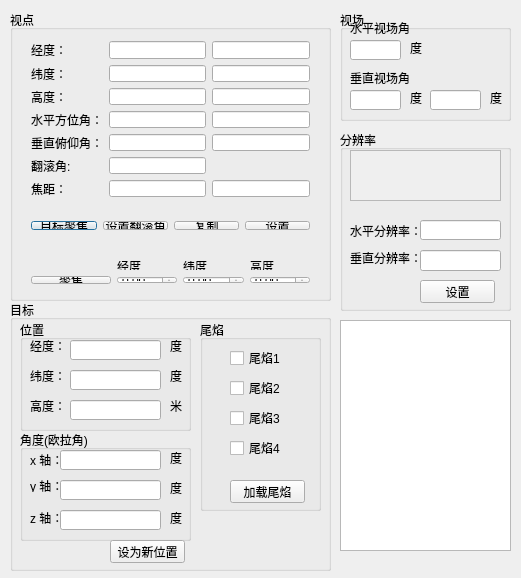
<?xml version="1.0" encoding="UTF-8"?>
<ui version="4.0">
 <class>CameraPostionDlg</class>
 <widget class="QDialog" name="CameraPostionDlg">
  <property name="geometry">
   <rect>
    <x>0</x>
    <y>0</y>
    <width>521</width>
    <height>578</height>
   </rect>
  </property>
  <property name="windowTitle">
   <string>传感器参数</string>
  </property>
  <widget class="QGroupBox" name="groupBox">
   <property name="geometry">
    <rect>
     <x>10</x>
     <y>10</y>
     <width>321</width>
     <height>291</height>
    </rect>
   </property>
   <property name="title">
    <string>视点</string>
   </property>
   <widget class="QWidget" name="gridLayoutWidget">
    <property name="geometry">
     <rect>
      <x>10</x>
      <y>20</y>
      <width>301</width>
      <height>178</height>
     </rect>
    </property>
    <layout class="QGridLayout" name="gridLayout">
     <item row="0" column="2">
      <widget class="QLineEdit" name="lineEdit_lon_s"/>
     </item>
     <item row="0" column="0">
      <widget class="QLabel" name="label_lon">
       <property name="text">
        <string>经度：</string>
       </property>
      </widget>
     </item>
     <item row="1" column="0">
      <widget class="QLabel" name="label_lat">
       <property name="text">
        <string>纬度：</string>
       </property>
      </widget>
     </item>
     <item row="5" column="1">
      <widget class="QLineEdit" name="lineEdit_FanGunAngle"/>
     </item>
     <item row="1" column="2">
      <widget class="QLineEdit" name="lineEdit_lat_s"/>
     </item>
     <item row="2" column="1">
      <widget class="QLineEdit" name="lineEdit_hei"/>
     </item>
     <item row="1" column="1">
      <widget class="QLineEdit" name="lineEdit_lat"/>
     </item>
     <item row="0" column="1">
      <widget class="QLineEdit" name="lineEdit_lon"/>
     </item>
     <item row="2" column="0">
      <widget class="QLabel" name="label_height">
       <property name="text">
        <string>高度：</string>
       </property>
      </widget>
     </item>
     <item row="4" column="1">
      <widget class="QLineEdit" name="lineEdit_VerAngle"/>
     </item>
     <item row="2" column="2">
      <widget class="QLineEdit" name="lineEdit_hei_s"/>
     </item>
     <item row="3" column="1">
      <widget class="QLineEdit" name="lineEdit_horAngle"/>
     </item>
     <item row="3" column="2">
      <widget class="QLineEdit" name="lineEdit_hor_s"/>
     </item>
     <item row="3" column="0">
      <widget class="QLabel" name="label_4">
       <property name="text">
        <string>水平方位角：</string>
       </property>
      </widget>
     </item>
     <item row="4" column="2">
      <widget class="QLineEdit" name="lineEdit_ver_s"/>
     </item>
     <item row="4" column="0">
      <widget class="QLabel" name="label_5">
       <property name="text">
        <string>垂直俯仰角：</string>
       </property>
      </widget>
     </item>
     <item row="5" column="0">
      <widget class="QLabel" name="label_22">
       <property name="text">
        <string>翻滚角:</string>
       </property>
      </widget>
     </item>
     <item row="6" column="0">
      <widget class="QLabel" name="label_6">
       <property name="text">
        <string>焦距：</string>
       </property>
      </widget>
     </item>
     <item row="6" column="1">
      <widget class="QLineEdit" name="lineEdit_Range"/>
     </item>
     <item row="6" column="2">
      <widget class="QLineEdit" name="lineEdit_range_s"/>
     </item>
    </layout>
   </widget>
   <widget class="QWidget" name="horizontalLayoutWidget">
    <property name="geometry">
     <rect>
      <x>10</x>
      <y>200</y>
      <width>301</width>
      <height>31</height>
     </rect>
    </property>
    <layout class="QHBoxLayout" name="horizontalLayout">
     <item>
      <widget class="QPushButton" name="pushButton_Trace">
       <property name="text">
        <string>目标聚焦</string>
       </property>
      </widget>
     </item>
     <item>
      <widget class="QPushButton" name="pushButton_SetRotateAngle">
       <property name="text">
        <string>设置翻滚角</string>
       </property>
      </widget>
     </item>
     <item>
      <widget class="QPushButton" name="pushButton_copy">
       <property name="text">
        <string>复制</string>
       </property>
      </widget>
     </item>
     <item>
      <widget class="QPushButton" name="pushButton_set">
       <property name="text">
        <string>设置</string>
       </property>
      </widget>
     </item>
    </layout>
   </widget>
   <widget class="QWidget" name="gridLayoutWidget_2">
    <property name="geometry">
     <rect>
      <x>10</x>
      <y>240</y>
      <width>301</width>
      <height>45</height>
     </rect>
    </property>
    <layout class="QGridLayout" name="gridLayout_2">
     <item row="1" column="3">
      <widget class="QDoubleSpinBox" name="doubleSpinBox_FocusHei"/>
     </item>
     <item row="1" column="0">
      <widget class="QPushButton" name="pushButton_Focus">
       <property name="text">
        <string>聚焦</string>
       </property>
      </widget>
     </item>
     <item row="1" column="2">
      <widget class="QDoubleSpinBox" name="doubleSpinBox_FocusLat"/>
     </item>
     <item row="1" column="1">
      <widget class="QDoubleSpinBox" name="doubleSpinBox_FocusLon"/>
     </item>
     <item row="0" column="0">
      <widget class="QLabel" name="label_23">
       <property name="text">
        <string/>
       </property>
      </widget>
     </item>
     <item row="0" column="1">
      <widget class="QLabel" name="label_24">
       <property name="text">
        <string>经度</string>
       </property>
      </widget>
     </item>
     <item row="0" column="2">
      <widget class="QLabel" name="label_27">
       <property name="text">
        <string>纬度</string>
       </property>
      </widget>
     </item>
     <item row="0" column="3">
      <widget class="QLabel" name="label_28">
       <property name="text">
        <string>高度</string>
       </property>
      </widget>
     </item>
    </layout>
   </widget>
  </widget>
  <widget class="QGroupBox" name="groupBox_2">
   <property name="geometry">
    <rect>
     <x>340</x>
     <y>10</y>
     <width>171</width>
     <height>111</height>
    </rect>
   </property>
   <property name="title">
    <string>视场</string>
   </property>
   <widget class="QLabel" name="label">
    <property name="geometry">
     <rect>
      <x>10</x>
      <y>10</y>
      <width>71</width>
      <height>16</height>
     </rect>
    </property>
    <property name="text">
     <string>水平视场角</string>
    </property>
   </widget>
   <widget class="QLabel" name="label_2">
    <property name="geometry">
     <rect>
      <x>10</x>
      <y>60</y>
      <width>71</width>
      <height>16</height>
     </rect>
    </property>
    <property name="text">
     <string>垂直视场角</string>
    </property>
   </widget>
   <widget class="QLineEdit" name="lineEdit_VerVP">
    <property name="geometry">
     <rect>
      <x>90</x>
      <y>80</y>
      <width>51</width>
      <height>20</height>
     </rect>
    </property>
   </widget>
   <widget class="QLabel" name="label_7">
    <property name="geometry">
     <rect>
      <x>150</x>
      <y>80</y>
      <width>16</width>
      <height>16</height>
     </rect>
    </property>
    <property name="text">
     <string>度</string>
    </property>
   </widget>
   <widget class="QLineEdit" name="lineEdit_HorVPCur">
    <property name="geometry">
     <rect>
      <x>10</x>
      <y>30</y>
      <width>51</width>
      <height>20</height>
     </rect>
    </property>
   </widget>
   <widget class="QLineEdit" name="lineEdit_VerVPCur">
    <property name="geometry">
     <rect>
      <x>10</x>
      <y>80</y>
      <width>51</width>
      <height>20</height>
     </rect>
    </property>
   </widget>
   <widget class="QLabel" name="label_8">
    <property name="geometry">
     <rect>
      <x>70</x>
      <y>30</y>
      <width>16</width>
      <height>16</height>
     </rect>
    </property>
    <property name="text">
     <string>度</string>
    </property>
   </widget>
   <widget class="QLabel" name="label_9">
    <property name="geometry">
     <rect>
      <x>70</x>
      <y>80</y>
      <width>16</width>
      <height>16</height>
     </rect>
    </property>
    <property name="text">
     <string>度</string>
    </property>
   </widget>
  </widget>
  <widget class="QGroupBox" name="groupBox_Target">
   <property name="geometry">
    <rect>
     <x>10</x>
     <y>300</y>
     <width>321</width>
     <height>271</height>
    </rect>
   </property>
   <property name="title">
    <string>目标</string>
   </property>
   <widget class="QGroupBox" name="groupBox_4">
    <property name="geometry">
     <rect>
      <x>10</x>
      <y>20</y>
      <width>171</width>
      <height>111</height>
     </rect>
    </property>
    <property name="title">
     <string>位置</string>
    </property>
    <widget class="QLineEdit" name="lineEdit_Lon">
     <property name="geometry">
      <rect>
       <x>50</x>
       <y>20</y>
       <width>91</width>
       <height>20</height>
      </rect>
     </property>
    </widget>
    <widget class="QLabel" name="label_10">
     <property name="geometry">
      <rect>
       <x>150</x>
       <y>20</y>
       <width>54</width>
       <height>12</height>
      </rect>
     </property>
     <property name="text">
      <string>度</string>
     </property>
    </widget>
    <widget class="QLabel" name="label_11">
     <property name="geometry">
      <rect>
       <x>150</x>
       <y>50</y>
       <width>54</width>
       <height>12</height>
      </rect>
     </property>
     <property name="text">
      <string>度</string>
     </property>
    </widget>
    <widget class="QLabel" name="label_12">
     <property name="geometry">
      <rect>
       <x>10</x>
       <y>20</y>
       <width>54</width>
       <height>12</height>
      </rect>
     </property>
     <property name="text">
      <string>经度：</string>
     </property>
    </widget>
    <widget class="QLabel" name="label_13">
     <property name="geometry">
      <rect>
       <x>10</x>
       <y>50</y>
       <width>54</width>
       <height>12</height>
      </rect>
     </property>
     <property name="text">
      <string>纬度：</string>
     </property>
    </widget>
    <widget class="QLineEdit" name="lineEdit_Hei">
     <property name="geometry">
      <rect>
       <x>50</x>
       <y>80</y>
       <width>91</width>
       <height>20</height>
      </rect>
     </property>
    </widget>
    <widget class="QLabel" name="label_14">
     <property name="geometry">
      <rect>
       <x>150</x>
       <y>80</y>
       <width>54</width>
       <height>12</height>
      </rect>
     </property>
     <property name="text">
      <string>米</string>
     </property>
    </widget>
    <widget class="QLineEdit" name="lineEdit_Lat">
     <property name="geometry">
      <rect>
       <x>50</x>
       <y>50</y>
       <width>91</width>
       <height>20</height>
      </rect>
     </property>
    </widget>
    <widget class="QLabel" name="label_15">
     <property name="geometry">
      <rect>
       <x>10</x>
       <y>80</y>
       <width>54</width>
       <height>12</height>
      </rect>
     </property>
     <property name="text">
      <string>高度：</string>
     </property>
    </widget>
   </widget>
   <widget class="QGroupBox" name="groupBox_5">
    <property name="geometry">
     <rect>
      <x>10</x>
      <y>130</y>
      <width>171</width>
      <height>111</height>
     </rect>
    </property>
    <property name="title">
     <string>角度(欧拉角)</string>
    </property>
    <widget class="QLabel" name="label_16">
     <property name="geometry">
      <rect>
       <x>10</x>
       <y>20</y>
       <width>54</width>
       <height>20</height>
      </rect>
     </property>
     <property name="text">
      <string>x 轴：</string>
     </property>
    </widget>
    <widget class="QLabel" name="label_17">
     <property name="geometry">
      <rect>
       <x>10</x>
       <y>50</y>
       <width>54</width>
       <height>12</height>
      </rect>
     </property>
     <property name="text">
      <string>y 轴：</string>
     </property>
    </widget>
    <widget class="QLabel" name="label_18">
     <property name="geometry">
      <rect>
       <x>10</x>
       <y>80</y>
       <width>54</width>
       <height>16</height>
      </rect>
     </property>
     <property name="text">
      <string>z 轴：</string>
     </property>
    </widget>
    <widget class="QLineEdit" name="lineEdit_AngleX">
     <property name="geometry">
      <rect>
       <x>40</x>
       <y>20</y>
       <width>101</width>
       <height>20</height>
      </rect>
     </property>
    </widget>
    <widget class="QLineEdit" name="lineEdit_AngleY">
     <property name="geometry">
      <rect>
       <x>40</x>
       <y>50</y>
       <width>101</width>
       <height>20</height>
      </rect>
     </property>
    </widget>
    <widget class="QLineEdit" name="lineEdit_AngleZ">
     <property name="geometry">
      <rect>
       <x>40</x>
       <y>80</y>
       <width>101</width>
       <height>20</height>
      </rect>
     </property>
    </widget>
    <widget class="QLabel" name="label_19">
     <property name="geometry">
      <rect>
       <x>150</x>
       <y>20</y>
       <width>54</width>
       <height>16</height>
      </rect>
     </property>
     <property name="text">
      <string>度</string>
     </property>
    </widget>
    <widget class="QLabel" name="label_20">
     <property name="geometry">
      <rect>
       <x>150</x>
       <y>50</y>
       <width>54</width>
       <height>16</height>
      </rect>
     </property>
     <property name="text">
      <string>度</string>
     </property>
    </widget>
    <widget class="QLabel" name="label_21">
     <property name="geometry">
      <rect>
       <x>150</x>
       <y>80</y>
       <width>54</width>
       <height>16</height>
      </rect>
     </property>
     <property name="text">
      <string>度</string>
     </property>
    </widget>
   </widget>
   <widget class="QPushButton" name="pushButton_Set">
    <property name="geometry">
     <rect>
      <x>100</x>
      <y>240</y>
      <width>75</width>
      <height>23</height>
     </rect>
    </property>
    <property name="text">
     <string>设为新位置</string>
    </property>
   </widget>
   <widget class="QGroupBox" name="groupBox_3">
    <property name="geometry">
     <rect>
      <x>190</x>
      <y>20</y>
      <width>121</width>
      <height>191</height>
     </rect>
    </property>
    <property name="title">
     <string>尾焰</string>
    </property>
    <widget class="QCheckBox" name="checkBox_Jet1">
     <property name="geometry">
      <rect>
       <x>30</x>
       <y>30</y>
       <width>71</width>
       <height>16</height>
      </rect>
     </property>
     <property name="text">
      <string>尾焰1</string>
     </property>
    </widget>
    <widget class="QCheckBox" name="checkBox_Jet2">
     <property name="geometry">
      <rect>
       <x>30</x>
       <y>60</y>
       <width>71</width>
       <height>16</height>
      </rect>
     </property>
     <property name="text">
      <string>尾焰2</string>
     </property>
    </widget>
    <widget class="QCheckBox" name="checkBox_Jet3">
     <property name="geometry">
      <rect>
       <x>30</x>
       <y>90</y>
       <width>71</width>
       <height>16</height>
      </rect>
     </property>
     <property name="text">
      <string>尾焰3</string>
     </property>
    </widget>
    <widget class="QCheckBox" name="checkBox_Jet4">
     <property name="geometry">
      <rect>
       <x>30</x>
       <y>120</y>
       <width>71</width>
       <height>16</height>
      </rect>
     </property>
     <property name="text">
      <string>尾焰4</string>
     </property>
    </widget>
    <widget class="QPushButton" name="pushButton_loadJet">
     <property name="geometry">
      <rect>
       <x>30</x>
       <y>160</y>
       <width>75</width>
       <height>23</height>
      </rect>
     </property>
     <property name="text">
      <string>加载尾焰</string>
     </property>
    </widget>
   </widget>
  </widget>
  <widget class="QListWidget" name="listWidget">
   <property name="geometry">
    <rect>
     <x>340</x>
     <y>320</y>
     <width>171</width>
     <height>231</height>
    </rect>
   </property>
  </widget>
  <widget class="QGroupBox" name="groupBox_6">
   <property name="geometry">
    <rect>
     <x>340</x>
     <y>130</y>
     <width>171</width>
     <height>181</height>
    </rect>
   </property>
   <property name="title">
    <string>分辨率</string>
   </property>
   <widget class="QLabel" name="label_26">
    <property name="geometry">
     <rect>
      <x>10</x>
      <y>120</y>
      <width>71</width>
      <height>16</height>
     </rect>
    </property>
    <property name="text">
     <string>垂直分辨率：</string>
    </property>
   </widget>
   <widget class="QLineEdit" name="lineEdit_HorRes">
    <property name="geometry">
     <rect>
      <x>80</x>
      <y>90</y>
      <width>81</width>
      <height>20</height>
     </rect>
    </property>
   </widget>
   <widget class="QLineEdit" name="lineEdit_VerRes">
    <property name="geometry">
     <rect>
      <x>80</x>
      <y>120</y>
      <width>81</width>
      <height>21</height>
     </rect>
    </property>
   </widget>
   <widget class="QLabel" name="label_25">
    <property name="geometry">
     <rect>
      <x>10</x>
      <y>90</y>
      <width>71</width>
      <height>21</height>
     </rect>
    </property>
    <property name="text">
     <string>水平分辨率：</string>
    </property>
   </widget>
   <widget class="QTextEdit" name="textEdit_Info">
    <property name="enabled">
     <bool>false</bool>
    </property>
    <property name="geometry">
     <rect>
      <x>10</x>
      <y>20</y>
      <width>151</width>
      <height>51</height>
     </rect>
    </property>
   </widget>
   <widget class="QPushButton" name="pushButton_Win">
    <property name="geometry">
     <rect>
      <x>80</x>
      <y>150</y>
      <width>75</width>
      <height>23</height>
     </rect>
    </property>
    <property name="text">
     <string>设置</string>
    </property>
   </widget>
  </widget>
 </widget>
 <layoutdefault spacing="6" margin="11"/>
 <resources/>
 <connections>
  <connection>
   <sender>pushButton_copy</sender>
   <signal>clicked()</signal>
   <receiver>CameraPostionDlg</receiver>
   <slot>slotCopy()</slot>
   <hints>
    <hint type="sourcelabel">
     <x>257</x>
     <y>236</y>
    </hint>
    <hint type="destinationlabel">
     <x>427</x>
     <y>146</y>
    </hint>
   </hints>
  </connection>
  <connection>
   <sender>pushButton_set</sender>
   <signal>clicked()</signal>
   <receiver>CameraPostionDlg</receiver>
   <slot>slotSet()</slot>
   <hints>
    <hint type="sourcelabel">
     <x>287</x>
     <y>220</y>
    </hint>
    <hint type="destinationlabel">
     <x>426</x>
     <y>272</y>
    </hint>
   </hints>
  </connection>
  <connection>
   <sender>pushButton_Set</sender>
   <signal>clicked()</signal>
   <receiver>CameraPostionDlg</receiver>
   <slot>slotSetNewPosition()</slot>
   <hints>
    <hint type="sourcelabel">
     <x>153</x>
     <y>500</y>
    </hint>
    <hint type="destinationlabel">
     <x>344</x>
     <y>250</y>
    </hint>
   </hints>
  </connection>
  <connection>
   <sender>pushButton_Trace</sender>
   <signal>clicked()</signal>
   <receiver>CameraPostionDlg</receiver>
   <slot>slotTrace()</slot>
   <hints>
    <hint type="sourcelabel">
     <x>72</x>
     <y>236</y>
    </hint>
    <hint type="destinationlabel">
     <x>277</x>
     <y>253</y>
    </hint>
   </hints>
  </connection>
  <connection>
   <sender>checkBox_Jet1</sender>
   <signal>clicked(bool)</signal>
   <receiver>CameraPostionDlg</receiver>
   <slot>slotJet1(bool)</slot>
   <hints>
    <hint type="sourcelabel">
     <x>257</x>
     <y>336</y>
    </hint>
    <hint type="destinationlabel">
     <x>356</x>
     <y>275</y>
    </hint>
   </hints>
  </connection>
  <connection>
   <sender>checkBox_Jet2</sender>
   <signal>clicked(bool)</signal>
   <receiver>CameraPostionDlg</receiver>
   <slot>slotJet2(bool)</slot>
   <hints>
    <hint type="sourcelabel">
     <x>270</x>
     <y>362</y>
    </hint>
    <hint type="destinationlabel">
     <x>337</x>
     <y>280</y>
    </hint>
   </hints>
  </connection>
  <connection>
   <sender>checkBox_Jet3</sender>
   <signal>clicked(bool)</signal>
   <receiver>CameraPostionDlg</receiver>
   <slot>slotJet3(bool)</slot>
   <hints>
    <hint type="sourcelabel">
     <x>242</x>
     <y>393</y>
    </hint>
    <hint type="destinationlabel">
     <x>191</x>
     <y>276</y>
    </hint>
   </hints>
  </connection>
  <connection>
   <sender>pushButton_loadJet</sender>
   <signal>clicked()</signal>
   <receiver>CameraPostionDlg</receiver>
   <slot>slotLoadJet()</slot>
   <hints>
    <hint type="sourcelabel">
     <x>288</x>
     <y>472</y>
    </hint>
    <hint type="destinationlabel">
     <x>356</x>
     <y>548</y>
    </hint>
   </hints>
  </connection>
  <connection>
   <sender>checkBox_Jet4</sender>
   <signal>clicked(bool)</signal>
   <receiver>CameraPostionDlg</receiver>
   <slot>slotJet4(bool)</slot>
   <hints>
    <hint type="sourcelabel">
     <x>257</x>
     <y>430</y>
    </hint>
    <hint type="destinationlabel">
     <x>341</x>
     <y>233</y>
    </hint>
   </hints>
  </connection>
  <connection>
   <sender>pushButton_SetRotateAngle</sender>
   <signal>clicked()</signal>
   <receiver>CameraPostionDlg</receiver>
   <slot>slotSetRotateAngle()</slot>
   <hints>
    <hint type="sourcelabel">
     <x>176</x>
     <y>236</y>
    </hint>
    <hint type="destinationlabel">
     <x>360</x>
     <y>274</y>
    </hint>
   </hints>
  </connection>
  <connection>
   <sender>pushButton_Focus</sender>
   <signal>clicked()</signal>
   <receiver>CameraPostionDlg</receiver>
   <slot>slotFocus()</slot>
   <hints>
    <hint type="sourcelabel">
     <x>60</x>
     <y>284</y>
    </hint>
    <hint type="destinationlabel">
     <x>5</x>
     <y>257</y>
    </hint>
   </hints>
  </connection>
  <connection>
   <sender>pushButton_Win</sender>
   <signal>clicked()</signal>
   <receiver>CameraPostionDlg</receiver>
   <slot>slotSetWin()</slot>
   <hints>
    <hint type="sourcelabel">
     <x>458</x>
     <y>373</y>
    </hint>
    <hint type="destinationlabel">
     <x>336</x>
     <y>428</y>
    </hint>
   </hints>
  </connection>
 </connections>
 <slots>
  <slot>slotCopy()</slot>
  <slot>slotSet()</slot>
  <slot>slotSetViewPort()</slot>
  <slot>slotSetNewPosition()</slot>
  <slot>slotTrace()</slot>
  <slot>slotTest()</slot>
  <slot>slotJet1(bool)</slot>
  <slot>slotJet2(bool)</slot>
  <slot>slotJet3(bool)</slot>
  <slot>slotJet4(bool)</slot>
  <slot>slotLoadJet()</slot>
  <slot>slotSetRotateAngle()</slot>
  <slot>slotSetWin()</slot>
  <slot>slotFocus()</slot>
 </slots>
</ui>
